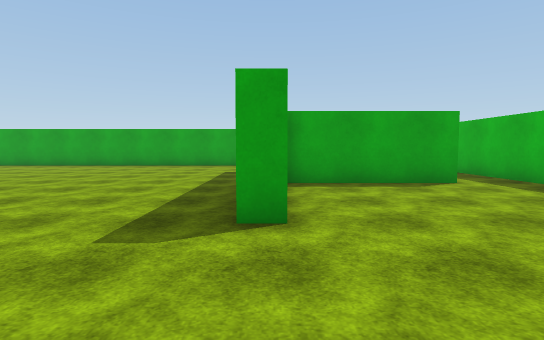
[1] (above)

24 first-person views from a walk through a 3-D level made in the Unity game engine. The camera is 1.5 m above the floor, tilts 4° down and sees 80° across. The floor is counted in squares, 2 m on a side. Each view is taken from the middle of a square. On the plan, view 1 faces up. The plan holds only what a view shows up to about 11 squares ahead; the rest is blank. The place goes on beyond the plan. The player is left out. Some animated figures are left out. Surface patterns are stand-ins for the level's own textures.

[2]
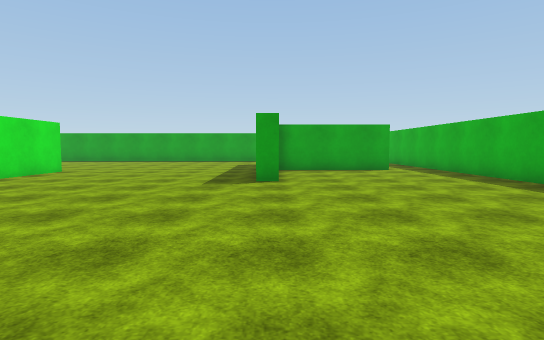

[3]
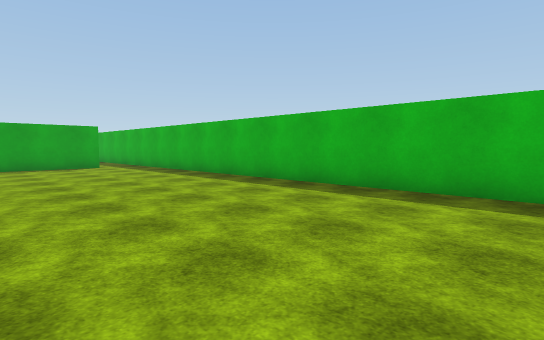

[4]
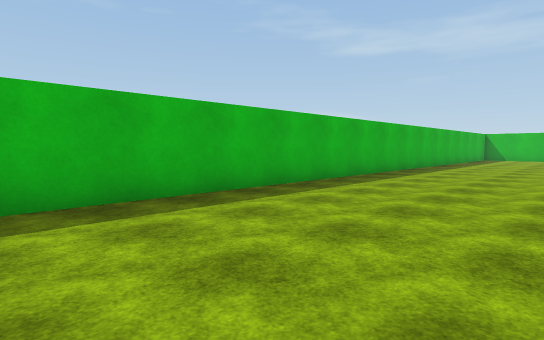

[5]
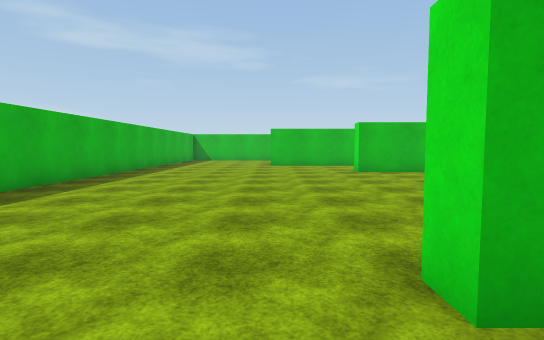

[6]
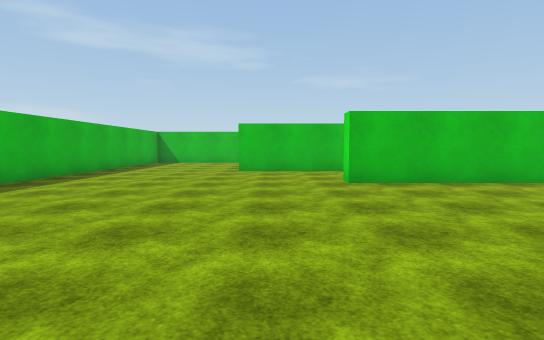

[7]
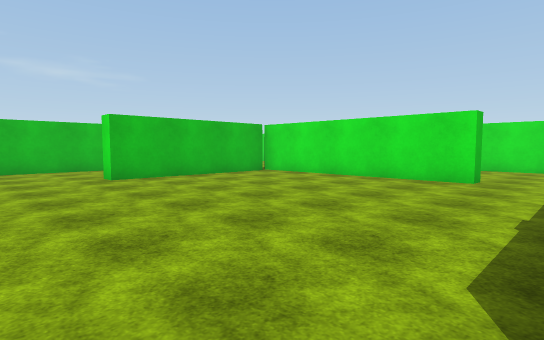

[8]
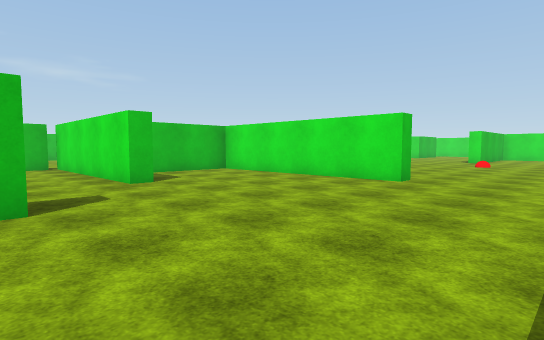

[9]
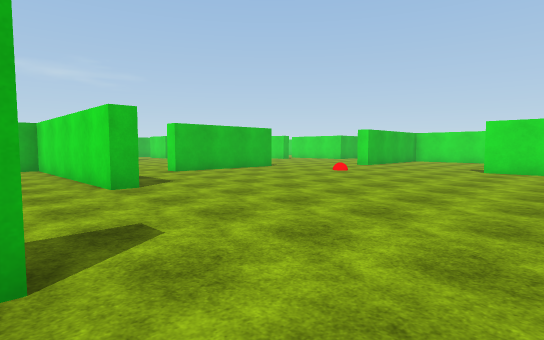

[10]
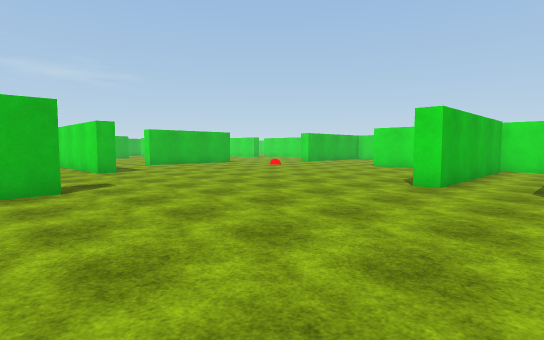

[11]
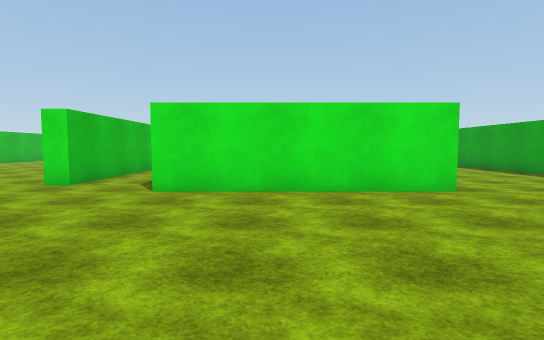

[12]
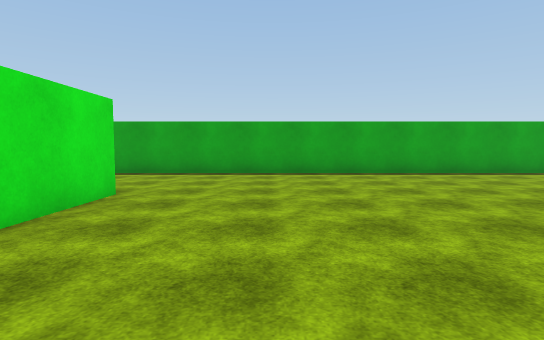

[13]
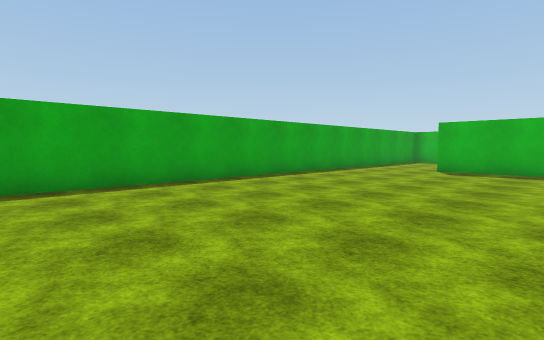

[14]
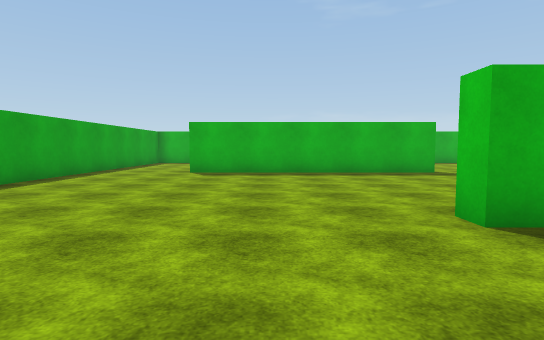

[15]
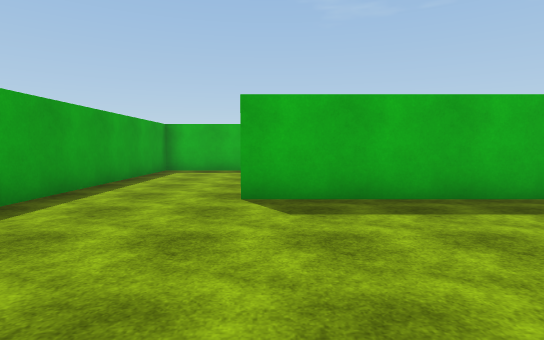

[16]
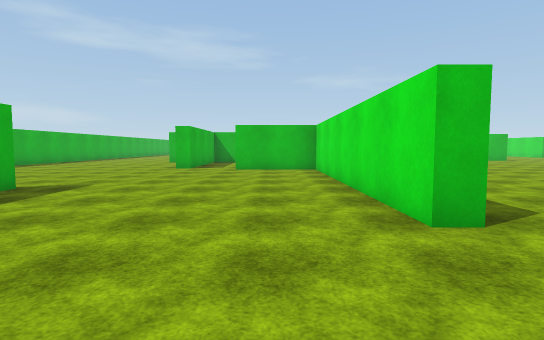

[17]
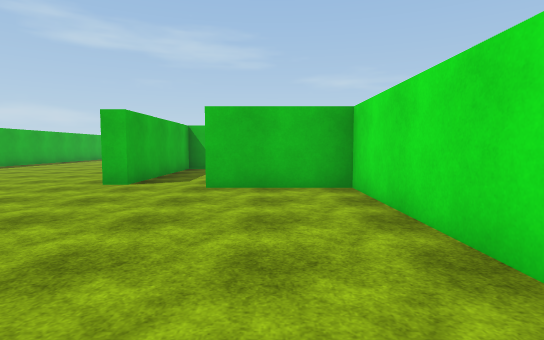

[18]
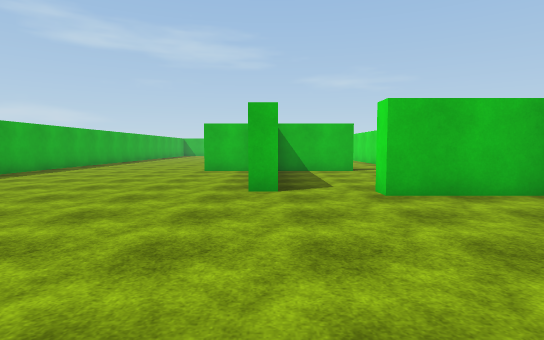

[19]
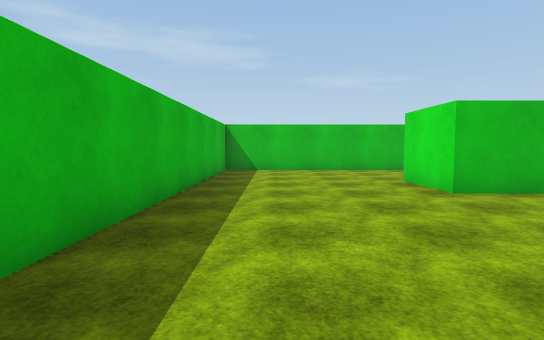

[20]
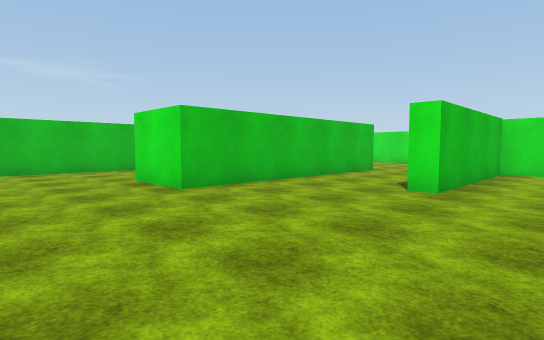

[21]
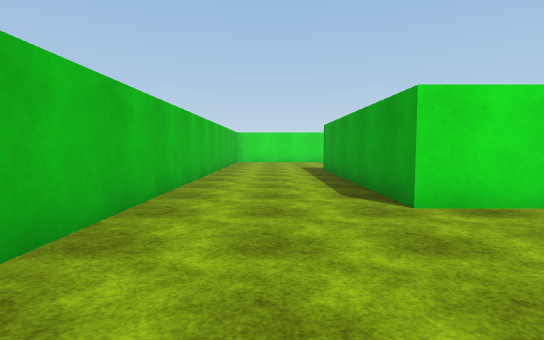

[22]
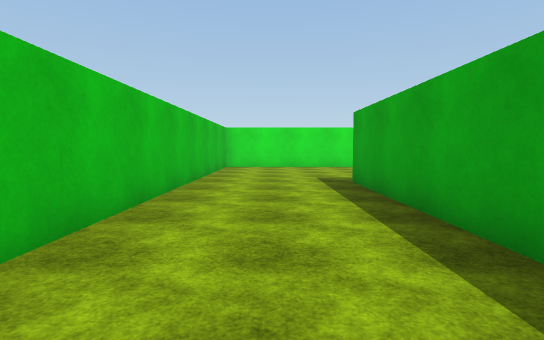

[23]
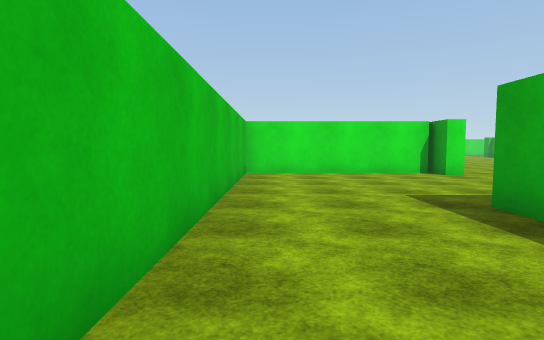

[24]
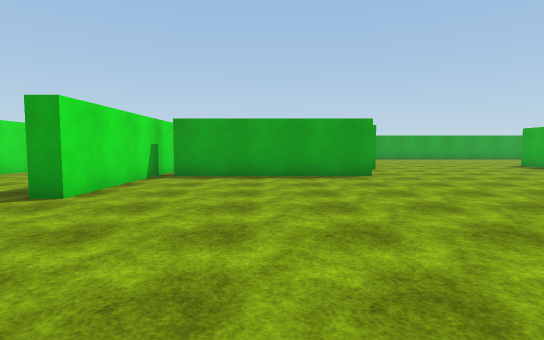

### Floor plan
Points are (right, up) in squares from view 1. A wall is a line through its corners. A room is listed if a view was taken in it or the views show most of it. See-through windows are left out.
Room 1 (views 1, 2, 3, 4, 5, 6, 7, 8, 9, 10, 11, 12, 13, 14, 15, 16, 17, 18, 19, 20, 21, 22, 23, 24)
walls: (-9.4, -2) (-8.5, -2); (-11.6, -6) (-11, -6) (-11, -12.3) (-8.2, -12.3); (-7, 5.4) (-7, 6) (-6.5, 6) (-6.5, -2) (-3.8, -2) (-3.8, -2.5); (-4.6, -7.3) (-2.1, -7.3); (-7.2, -9.7) (-6.5, -9.7) (-6.5, -15.8) (-1.6, -15.8) (-1.6, -16.4); (-15.4, -9.2) (-14, -9.2) (-14, -9.8); (-2.1, -7) (-2.1, -2.5) (-1.5, -2.5); (-19.6, 2) (-14.4, 2) (-14.4, 1.5) (-19.6, 1.5); (-1.4, -7.3) (0.1, -7.3) (0.1, -7.9); (-13.5, 9.2) (-13.5, 3.9); (-20, 3.1) (-20, -2.3) (-20.6, -2.3); (0.2, 3.2) (-0.3, 3.2) (-0.3, 10.5); (-24.5, 3) (-24.5, 1.9); (4, 6.8) (0.1, 6.8); (-6.1, -19.2) (1, -19.2) (1, -21.2) (-6.1, -21.2); (-7.4, -24.7) (5.5, -24.7) (5.5, 13.4) (-19, 13.4)
ways out: opening at (-6.5, -20.5)

Where each view was taken, in squares from view 1:
view 1: 0 up, 0 right, facing up
view 2: 4 down, 0 right, facing up
view 3: 6 down, 0 right, facing up-right
view 4: 3 down, 1 right, facing down-right
view 5: 6 down, 1 right, facing down
view 6: 9 down, 0 right, facing down
view 7: 8 down, 1 right, facing down-left
view 8: 3 down, 4 left, facing down-left
view 9: 0 up, 9 left, facing down-left
view 10: 4 up, 8 left, facing down-left
view 11: 6 up, 8 left, facing left
view 12: 4 up, 11 left, facing up
view 13: 7 up, 11 left, facing up-right
view 14: 8 up, 10 left, facing right
view 15: 10 up, 5 left, facing right
view 16: 9 up, 5 left, facing down
view 17: 4 up, 5 left, facing down
view 18: 3 up, 2 left, facing down
view 19: 14 down, 4 right, facing down
view 20: 14 down, 4 right, facing down-left
view 21: 23 down, 5 right, facing left
view 22: 23 down, 1 right, facing left
view 23: 24 down, 2 left, facing left
view 24: 7 down, 17 left, facing up
